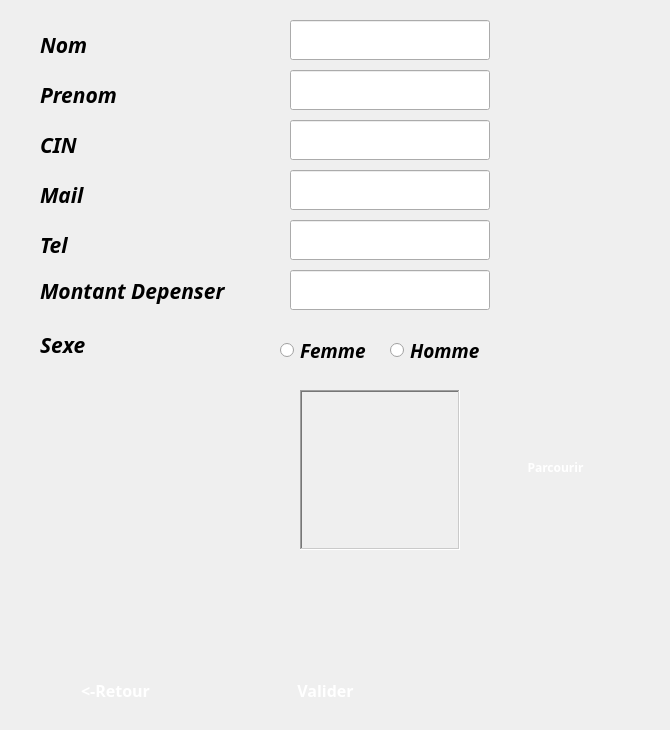
    <widget class="QWidget" name="page_ajout_2">
     <widget class="QLabel" name="label_18">
      <property name="geometry">
       <rect>
        <x>40</x>
        <y>30</y>
        <width>240</width>
        <height>30</height>
       </rect>
      </property>
      <property name="font">
       <font>
        <family>Playfair Display ExtraBold</family>
        <pointsize>16</pointsize>
        <weight>75</weight>
        <italic>true</italic>
        <bold>true</bold>
       </font>
      </property>
      <property name="text">
       <string>Nom</string>
      </property>
     </widget>
     <widget class="QLabel" name="label_19">
      <property name="geometry">
       <rect>
        <x>40</x>
        <y>80</y>
        <width>240</width>
        <height>30</height>
       </rect>
      </property>
      <property name="font">
       <font>
        <family>Playfair Display ExtraBold</family>
        <pointsize>16</pointsize>
        <weight>75</weight>
        <italic>true</italic>
        <bold>true</bold>
       </font>
      </property>
      <property name="text">
       <string>Prenom</string>
      </property>
     </widget>
     <widget class="QLabel" name="label_20">
      <property name="geometry">
       <rect>
        <x>40</x>
        <y>130</y>
        <width>240</width>
        <height>30</height>
       </rect>
      </property>
      <property name="font">
       <font>
        <family>Playfair Display ExtraBold</family>
        <pointsize>16</pointsize>
        <weight>75</weight>
        <italic>true</italic>
        <bold>true</bold>
       </font>
      </property>
      <property name="text">
       <string>CIN</string>
      </property>
     </widget>
     <widget class="QLabel" name="label_21">
      <property name="geometry">
       <rect>
        <x>40</x>
        <y>180</y>
        <width>240</width>
        <height>30</height>
       </rect>
      </property>
      <property name="font">
       <font>
        <family>Playfair Display ExtraBold</family>
        <pointsize>16</pointsize>
        <weight>75</weight>
        <italic>true</italic>
        <bold>true</bold>
       </font>
      </property>
      <property name="text">
       <string>Mail</string>
      </property>
     </widget>
     <widget class="QLabel" name="label_22">
      <property name="geometry">
       <rect>
        <x>40</x>
        <y>230</y>
        <width>240</width>
        <height>30</height>
       </rect>
      </property>
      <property name="font">
       <font>
        <family>Playfair Display ExtraBold</family>
        <pointsize>16</pointsize>
        <weight>75</weight>
        <italic>true</italic>
        <bold>true</bold>
       </font>
      </property>
      <property name="text">
       <string>Tel</string>
      </property>
     </widget>
     <widget class="QLabel" name="label_23">
      <property name="geometry">
       <rect>
        <x>40</x>
        <y>270</y>
        <width>240</width>
        <height>41</height>
       </rect>
      </property>
      <property name="font">
       <font>
        <family>Playfair Display ExtraBold</family>
        <pointsize>16</pointsize>
        <weight>75</weight>
        <italic>true</italic>
        <bold>true</bold>
       </font>
      </property>
      <property name="text">
       <string>Montant Depenser</string>
      </property>
     </widget>
     <widget class="QLabel" name="label_24">
      <property name="geometry">
       <rect>
        <x>40</x>
        <y>330</y>
        <width>240</width>
        <height>30</height>
       </rect>
      </property>
      <property name="font">
       <font>
        <family>Playfair Display ExtraBold</family>
        <pointsize>16</pointsize>
        <weight>75</weight>
        <italic>true</italic>
        <bold>true</bold>
       </font>
      </property>
      <property name="text">
       <string>Sexe</string>
      </property>
     </widget>
     <widget class="QLineEdit" name="LEnom_2">
      <property name="geometry">
       <rect>
        <x>290</x>
        <y>20</y>
        <width>200</width>
        <height>40</height>
       </rect>
      </property>
      <property name="font">
       <font>
        <family>Segoe UI</family>
        <pointsize>14</pointsize>
        <weight>50</weight>
        <bold>false</bold>
       </font>
      </property>
     </widget>
     <widget class="QLineEdit" name="LEprenom_2">
      <property name="geometry">
       <rect>
        <x>290</x>
        <y>70</y>
        <width>200</width>
        <height>40</height>
       </rect>
      </property>
      <property name="font">
       <font>
        <family>Segoe UI</family>
        <pointsize>14</pointsize>
        <weight>50</weight>
        <bold>false</bold>
       </font>
      </property>
     </widget>
     <widget class="QLineEdit" name="LEcin_2">
      <property name="geometry">
       <rect>
        <x>290</x>
        <y>120</y>
        <width>200</width>
        <height>40</height>
       </rect>
      </property>
      <property name="font">
       <font>
        <family>Segoe UI</family>
        <pointsize>14</pointsize>
        <weight>50</weight>
        <bold>false</bold>
       </font>
      </property>
     </widget>
     <widget class="QLineEdit" name="LEmail_2">
      <property name="geometry">
       <rect>
        <x>290</x>
        <y>170</y>
        <width>200</width>
        <height>40</height>
       </rect>
      </property>
      <property name="font">
       <font>
        <family>Segoe UI</family>
        <pointsize>14</pointsize>
        <weight>50</weight>
        <bold>false</bold>
       </font>
      </property>
     </widget>
     <widget class="QLineEdit" name="LEtel_2">
      <property name="geometry">
       <rect>
        <x>290</x>
        <y>220</y>
        <width>200</width>
        <height>40</height>
       </rect>
      </property>
      <property name="font">
       <font>
        <family>Segoe UI</family>
        <pointsize>14</pointsize>
        <weight>50</weight>
        <bold>false</bold>
       </font>
      </property>
     </widget>
     <widget class="QLineEdit" name="LEmontantd_2">
      <property name="geometry">
       <rect>
        <x>290</x>
        <y>270</y>
        <width>200</width>
        <height>40</height>
       </rect>
      </property>
      <property name="font">
       <font>
        <family>Segoe UI</family>
        <pointsize>14</pointsize>
        <weight>50</weight>
        <bold>false</bold>
       </font>
      </property>
     </widget>
     <widget class="QPushButton" name="pushButton_4">
      <property name="geometry">
       <rect>
        <x>230</x>
        <y>670</y>
        <width>191</width>
        <height>41</height>
       </rect>
      </property>
      <property name="font">
       <font>
        <family>Playfair Display ExtraBold</family>
        <pointsize>12</pointsize>
        <weight>75</weight>
        <italic>false</italic>
        <bold>true</bold>
       </font>
      </property>
      <property name="styleSheet">
       <string notr="true">QPushButton {
            color: white;
            border-image: url(:/img/bouton.png) 3 10 3 10;

            border-top: 3px transparent;
            border-bottom: 3px transparent;
            border-right: 10px transparent;
            border-left: 10px transparent;
        }</string>
      </property>
      <property name="text">
       <string>Valider</string>
      </property>
     </widget>
     <widget class="QPushButton" name="retour_2">
      <property name="geometry">
       <rect>
        <x>20</x>
        <y>670</y>
        <width>191</width>
        <height>41</height>
       </rect>
      </property>
      <property name="font">
       <font>
        <family>Playfair Display ExtraBold</family>
        <pointsize>12</pointsize>
        <weight>75</weight>
        <italic>false</italic>
        <bold>true</bold>
       </font>
      </property>
      <property name="styleSheet">
       <string notr="true">QPushButton {
            color: white;
            border-image: url(:/img/bouton.png) 3 10 3 10;

            border-top: 3px transparent;
            border-bottom: 3px transparent;
            border-right: 10px transparent;
            border-left: 10px transparent;
        }</string>
      </property>
      <property name="text">
       <string>&lt;-Retour</string>
      </property>
     </widget>
     <widget class="QRadioButton" name="RBfemme_2">
      <property name="geometry">
       <rect>
        <x>280</x>
        <y>330</y>
        <width>150</width>
        <height>40</height>
       </rect>
      </property>
      <property name="font">
       <font>
        <family>Playfair Display ExtraBold</family>
        <pointsize>14</pointsize>
        <weight>75</weight>
        <italic>true</italic>
        <bold>true</bold>
       </font>
      </property>
      <property name="text">
       <string>Femme</string>
      </property>
     </widget>
     <widget class="QRadioButton" name="RBhomme_2">
      <property name="geometry">
       <rect>
        <x>390</x>
        <y>330</y>
        <width>150</width>
        <height>40</height>
       </rect>
      </property>
      <property name="font">
       <font>
        <family>Playfair Display ExtraBold</family>
        <pointsize>14</pointsize>
        <weight>75</weight>
        <italic>true</italic>
        <bold>true</bold>
       </font>
      </property>
      <property name="text">
       <string>Homme</string>
      </property>
     </widget>
     <widget class="QLabel" name="bg1_2">
      <property name="geometry">
       <rect>
        <x>490</x>
        <y>620</y>
        <width>171</width>
        <height>101</height>
       </rect>
      </property>
      <property name="text">
       <string/>
      </property>
      <property name="pixmap">
       <pixmap resource="image/img.qrc">:/img/hk2.png</pixmap>
      </property>
      <property name="scaledContents">
       <bool>true</bool>
      </property>
     </widget>
     <widget class="QPushButton" name="PBinsererPhoto_2">
      <property name="geometry">
       <rect>
        <x>490</x>
        <y>447</y>
        <width>131</width>
        <height>41</height>
       </rect>
      </property>
      <property name="font">
       <font>
        <family>Playfair Display ExtraBold</family>
        <weight>75</weight>
        <bold>true</bold>
       </font>
      </property>
      <property name="styleSheet">
       <string notr="true">QPushButton {
            color: white;
            border-image: url(:/img/bouton.png) 3 10 3 10;

            border-top: 3px transparent;
            border-bottom: 3px transparent;
            border-right: 10px transparent;
            border-left: 10px transparent;
        }</string>
      </property>
      <property name="text">
       <string>Parcourir</string>
      </property>
     </widget>
     <widget class="QLabel" name="label_photo_2">
      <property name="geometry">
       <rect>
        <x>300</x>
        <y>390</y>
        <width>160</width>
        <height>160</height>
       </rect>
      </property>
      <property name="frameShape">
       <enum>QFrame::WinPanel</enum>
      </property>
      <property name="frameShadow">
       <enum>QFrame::Sunken</enum>
      </property>
      <property name="text">
       <string/>
      </property>
      <property name="textFormat">
       <enum>Qt::PlainText</enum>
      </property>
      <property name="scaledContents">
       <bool>true</bool>
      </property>
     </widget>
    </widget>
